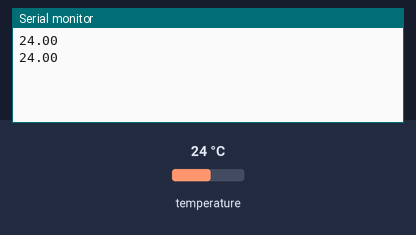
The sketch below on a simulated ESP32. Parts: the last lines printed to the serial monitor. The inputs (shaded band) are chosen by the test bench; at power-on: temperature 24 °C.

Above: at 4.3 s.
4.4 s: temperature set to 12 °C
At 6.9 s:
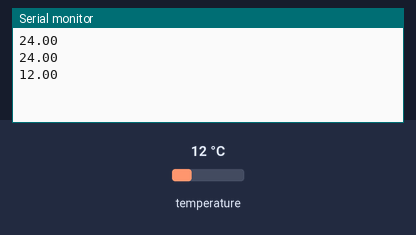
8.1 s: temperature set to 19 °C
At 10.1 s:
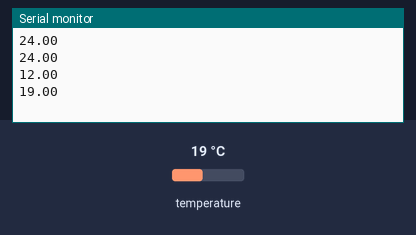
Timing chart, 0 to 11.6 s (numbered marks = the images above; inputs shaded):
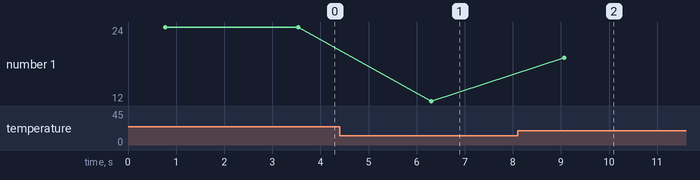

The sketch:

esp32_temperature.ino
```cpp
#include <OneWire.h>
#include <DallasTemperature.h>

// データ線を繋いだピン番号 (27)
const int oneWireBus = 27;

OneWire oneWire(oneWireBus);
DallasTemperature sensors(&oneWire);

void setup() {
  // PCとの通信速度を115200に設定
  Serial.begin(115200);
  sensors.begin();
}

void loop() {
  sensors.requestTemperatures();
  float temperatureC = sensors.getTempCByIndex(0);

  // 温度の数値だけをPCに送信
  Serial.println(temperatureC);

  // 2秒ごとに計測
  delay(2000);
}
```

Measured:
- after the input at 4.4 s, the serial monitor: prints a new line after 1.9 s (image 1)
- after the input at 8.1 s, the serial monitor: prints a new line after 0.97 s (image 2)
- plotted number 1: 24 → 12 after the input at 4.4 s, 12 → 19 after the input at 8.1 s
